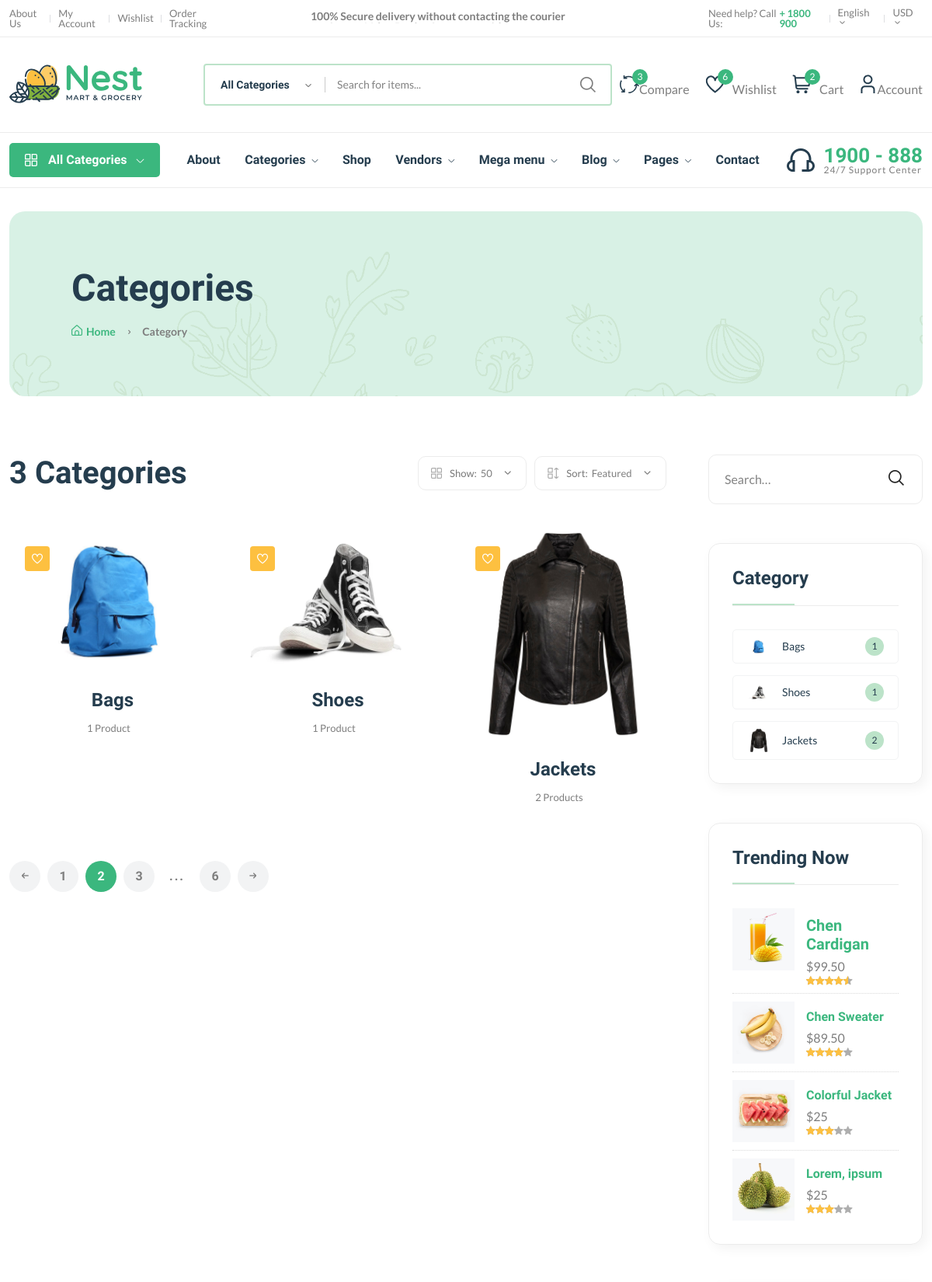
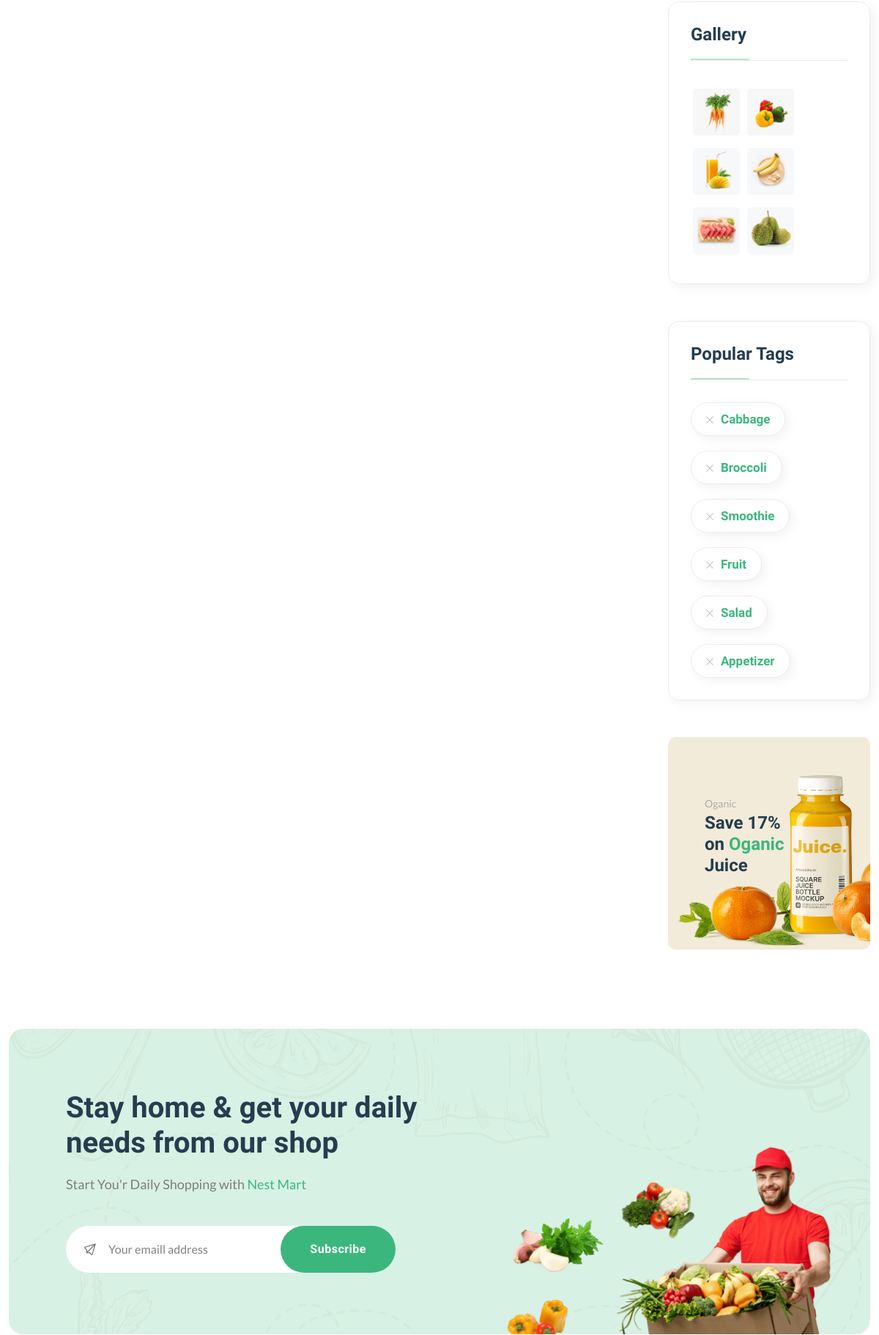
The page /category/ (upper part) on the database its author committed (2 pictures, top to bottom).
### core/models.py (models this page shows, shortened)
class Category(models.Model):
    cid = ShortUUIDField(unique=True, max_length=15,
                         prefix="cat", alphabet="abcdefgh12345")
    title = models.CharField(max_length=255)
    image = models.ImageField(upload_to='category')
    class Meta:
        verbose_name = 'Category'
        verbose_name_plural = 'Categories'

### core/views.py (the view)
# urls.py: path('category/', views.category_list_view, name='category-list'),
def category_list_view(request):
    categories = Category.objects.all()
    context = {
        'categories': categories
    }
    return render(request, 'core/category-list.html', context)

### core/context_processor.py (called while the page is built)
def default(request):
    categories = Category.objects.all()
    vendors = Vendor.objects.all()
    try:
        address = Address.objects.get(user=request.user)
    except:
        address = None
    return {
        'categories': categories,
        'vendors': vendors,
        'address': address
    }

### templates/core/category-list.html (shortened to what this page needs)
{% extends "partials/base.html" %}
{% load static %}
{% block content %}
 <main class="main">
        <div class="page-header mt-30 mb-75">
            <div class="container">
                <div class="archive-header">
                    <div class="row align-items-center">
                        <div class="col-xl-3">
                            <h1 class="mb-15">Categories</h1>
                            <div class="breadcrumb">
                                <a href='index.html' rel='nofollow'><i class="fi-rs-home mr-5"></i>Home</a>
                                <span></span> Category
                            </div>
                        </div>
                    </div>
                </div>
            </div>
        </div>
        <div class="page-content mb-50">
            <div class="container">
                <div class="row">
                    <div class="col-lg-9">
                        <div class="shop-product-fillter mb-50 pr-30">
                            <div class="totall-product">
                                <h2>
                                    {{categories.count}} Categories
                                </h2>
                            </div>
                            <div class="sort-by-product-area">
                                <div class="sort-by-cover mr-10">
                                    <div class="sort-by-product-wrap">
                                        <div class="sort-by">
                                            <span><i class="fi-rs-apps"></i>Show:</span>
                                        </div>
                                        <div class="sort-by-dropdown-wrap">
                                            <span> 50 <i class="fi-rs-angle-small-down"></i></span>
                                        </div>
                                    </div>
                                </div>
                                <div class="sort-by-cover">
                                    <div class="sort-by-product-wrap">
                                        <div class="sort-by">
                                            <span><i class="fi-rs-apps-sort"></i>Sort:</span>
                                        </div>
                                        <div class="sort-by-dropdown-wrap">
                                            <span>Featured <i class="fi-rs-angle-small-down"></i></span>
                                        </div>
                                    </div>
                                </div>
                            </div>
                        </div>
                        <div class="loop-grid pr-30">
                            <div class="row">
                                {% for category in categories %}
                                <article class="col-xl-4 col-lg-6 col-md-6 text-center hover-up mb-30 animated">
                                    <div class="post-thumb">
                                        <a href='{% url 'core:category-product-list' category.cid %}'>
                                            <img class="border-radius-15" src="{{ category.image.url }}" alt="" />
                                        </a>
                                        <div class="entry-meta">
                                            <a class='entry-meta meta-2' href='{% url 'core:category-product-list' category.cid %}'><i class="fi-rs-heart"></i></a>
                                        </div>
                                    </div>
                                    <div class="entry-content-2">
                                        <h4 class="post-title mb-15">
                                            <a href='{% url 'core:category-product-list' category.cid %}'>{{category.title }}</a>
                                        </h4>
                                        <div class="entry-meta font-xs color-grey mt-10 pb-10">
                                            <div>
                                                <span class="hit-count mr-10">{{category.category.count}} Product{{category.category.count | pluralize:"s"}}</span>
                                            </div>
                                        </div>
                                    </div>
                                </article>
                                {% endfor %}
                            </div>
                        </div>
                        <div class="pagination-area mt-15 mb-sm-5 mb-lg-0">
                            <nav aria-label="Page navigation example">
                                <ul class="pagination justify-content-start">
                                    <li class="page-item">
                                        <a class="page-link" href="#"><i class="fi-rs-arrow-small-left"></i></a>
                                    </li>
                                    <li class="page-item"><a class="page-link" href="#">1</a></li>
                                    <li class="page-item active"><a class="page-link" href="#">2</a></li>
                                    <li class="page-item"><a class="page-link" href="#">3</a></li>
                                    <li class="page-item"><a class="page-link dot" href="#">...</a></li>
                                    <li class="page-item"><a class="page-link" href="#">6</a></li>
                                    <li class="page-item">
                                        <a class="page-link" href="#"><i class="fi-rs-arrow-small-right"></i></a>
                                    </li>
                                </ul>
                            </nav>
                        </div>
                    </div>
                    <div class="col-lg-3 primary-sidebar sticky-sidebar">
                        <div class="widget-area">
                            <div class="sidebar-widget-2 widget_search mb-50">
                                <div class="search-form">
                                    <form action="#">
                                        <input type="text" placeholder="Search…" />
                                        <button type="submit"><i class="fi-rs-search"></i></button>
                                    </form>
                                </div>
                            </div>
                            <div class="sidebar-widget widget-category-2 mb-50">
                                <h5 class="section-title style-1 mb-30">Category</h5>
                                <ul>
                                    {% for category in categories %}
                                    <li>
                                        <a href='shop-grid-right.html'> <img src="{{category.image.url}}" alt="" />{{category.title}}</a><span class="count">{{category.category.count}}</span>
                                    </li>
                                    {% endfor %}
                                </ul>
                            </div>
                            <div class="sidebar-widget product-sidebar mb-50 p-30 bg-grey border-radius-10">
                                <h5 class="section-title style-1 mb-30">Trending Now</h5>
                                <div class="single-post clearfix">
                                    <div class="image">
                                        <img src="{% static 'assets/imgs/shop/thumbnail-3.jpg' %}" alt="#" />
                                    </div>
                                    <div class="content pt-10">
                                        <h5><a href="shop-product-detail.html">Chen Cardigan</a></h5>
                                        <p class="price mb-0 mt-5">$99.50</p>
                                        <div class="product-rate">
                                            <div class="product-rating" style="width: 90%"></div>
                                        </div>
                                    </div>
                                </div>
                                <div class="single-post clearfix">
                                    <div class="image">
                                        <img src="{% static 'assets/imgs/shop/thumbnail-4.jpg' %}" alt="#" />
                                    </div>
                                    <div class="content pt-10">
                                        <h6><a href="shop-product-detail.html">Chen Sweater</a></h6>
                                        <p class="price mb-0 mt-5">$89.50</p>
                                        <div class="product-rate">
                                            <div class="product-rating" style="width: 80%"></div>
                                        </div>
                                    </div>
                                </div>
                                <div class="single-post clearfix">
                                    <div class="image">
                                        <img src="{% static 'assets/imgs/shop/thumbnail-5.jpg' %}" alt="#" />
                                    </div>
                                    <div class="content pt-10">
                                        <h6><a href="shop-product-detail.html">Colorful Jacket</a></h6>
                                        <p class="price mb-0 mt-5">$25</p>
                                        <div class="product-rate">
                                            <div class="product-rating" style="width: 60%"></div>
                                        </div>
                                    </div>
                                </div>
                                <div class="single-post clearfix">
                                    <div class="image">
                                        <img src="{% static 'assets/imgs/shop/thumbnail-6.jpg' %}" alt="#" />
                                    </div>
                                    <div class="content pt-10">
                                        <h6><a href="shop-product-detail.html">Lorem, ipsum</a></h6>
                                        <p class="price mb-0 mt-5">$25</p>
                                        <div class="product-rate">
                                            <div class="product-rating" style="width: 60%"></div>
                                        </div>
                                    </div>
                                </div>
                            </div>
                            <div class="sidebar-widget widget_instagram mb-50">
                                <h5 class="section-title style-1 mb-30">Gallery</h5>
                                <div class="instagram-gellay">
                                    <ul class="insta-feed">
                                        <li>
                                            <a href="#"><img class="border-radius-5" src="{% static 'assets/imgs/shop/thumbnail-1.jpg' %}" alt="" /></a>
                                        </li>
                                        <li>
                                            <a href="#"><img class="border-radius-5" src="{% static 'assets/imgs/shop/thumbnail-2.jpg' %}" alt="" /></a>
                                        </li>
                                        <li>
                                            <a href="#"><img class="border-radius-5" src="{% static 'assets/imgs/shop/thumbnail-3.jpg' %}" alt="" /></a>
                                        </li>
                                        <li>
                                            <a href="#"><img class="border-radius-5" src="{% static 'assets/imgs/shop/thumbnail-4.jpg' %}" alt="" /></a>
                                        </li>
                                        <li>
                                            <a href="#"><img class="border-radius-5" src="{% static 'assets/imgs/shop/thumbnail-5.jpg' %}" alt="" /></a>
                                        </li>
                                        <li>
                                            <a href="#"><img class="border-radius-5" src="{% static 'assets/imgs/shop/thumbnail-6.jpg' %}" alt="" /></a>
                                        </li>
                                    </ul>
                                </div>
                            </div>
                            <div class="sidebar-widget widget-tags mb-50 pb-10">
                                <h5 class="section-title style-1 mb-30">Popular Tags</h5>
                                <ul class="tags-list">
                                    <li class="hover-up">
                                        <a href='blog-category-grid.html'><i class="fi-rs-cross mr-10"></i>Cabbage</a>
                                    </li>
                                    <li class="hover-up">
                                        <a href='blog-category-grid.html'><i class="fi-rs-cross mr-10"></i>Broccoli</a>
                                    </li>
                                    <li class="hover-up">
                                        <a href='blog-category-grid.html'><i class="fi-rs-cross mr-10"></i>Smoothie</a>
                                    </li>
                                    <li class="hover-up">
                                        <a href='blog-category-grid.html'><i class="fi-rs-cross mr-10"></i>Fruit</a>
                                    </li>
                                    <li class="hover-up mr-0">
                                        <a href='blog-category-grid.html'><i class="fi-rs-cross mr-10"></i>Salad</a>
                                    </li>
                                    <li class="hover-up mr-0">
                                        <a href='blog-category-grid.html'><i class="fi-rs-cross mr-10"></i>Appetizer</a>
                                    </li>
                                </ul>
                            </div>
                            <div class="banner-img wow fadeIn mb-50 animated d-lg-block d-none">
                                <img src="{% static 'assets/imgs/banner/banner-11.png' %}" alt="" />
                                <div class="banner-text">
                                    <span>Oganic</span>
                                    <h4>
                                        Save 17% <br />
                                        on <span class="text-brand">Oganic</span><br />
                                        Juice
                                    </h4>
                                </div>
                            </div>
                        </div>
                    </div>
                </div>
            </div>
        </div>
    </main>
{% endblock content %}

### rows shown on the page
Category: image (picture), title "Bags", category.count "1"
Category: image (picture), title "Shoes", category.count "1"
Category: image (picture), title "Jackets", category.count "2", category.count|pluralize "s"

### other values the page prints
{{ categories.count }} "3"
